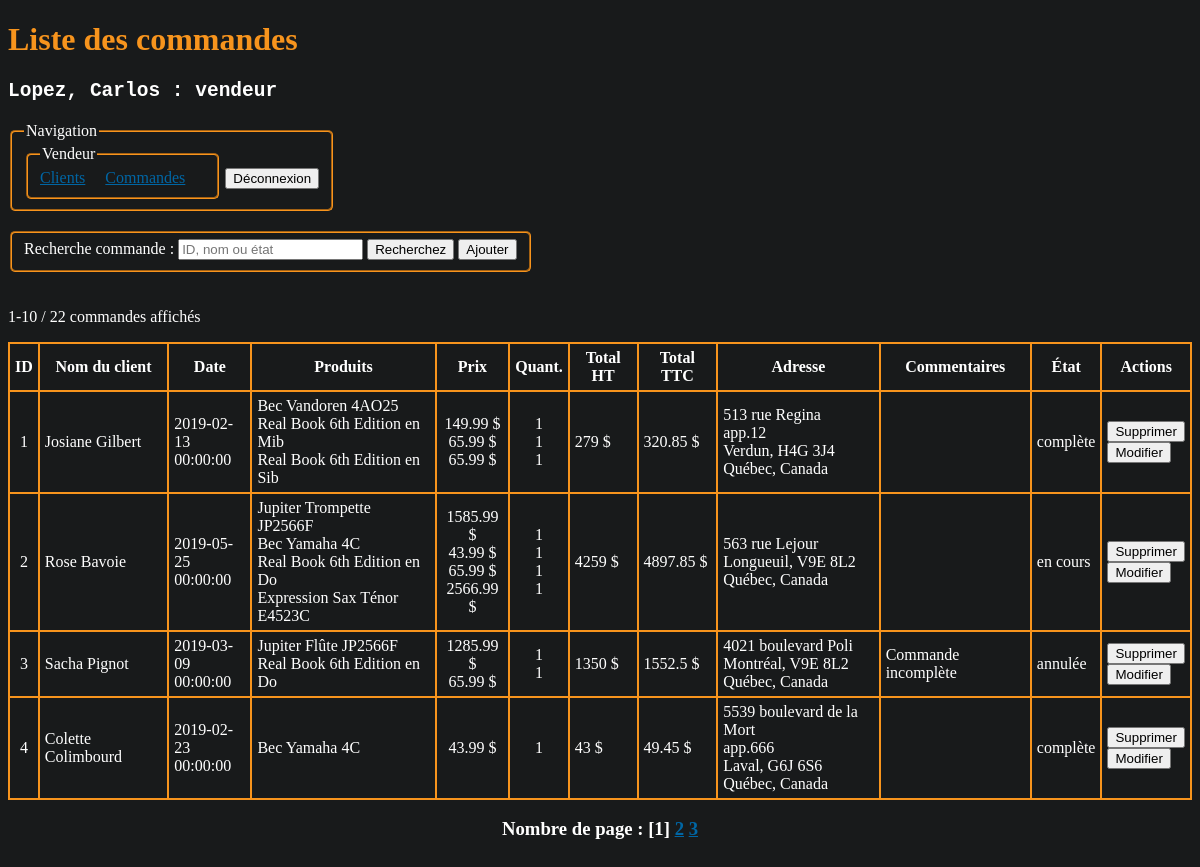
The page /commandes/index.php (signed in) on the database its author committed.
### tables this page shows
CREATE TABLE IF NOT EXISTS `commandes_produits` (
  `fk_commande_id` INT NOT NULL,
  `fk_produit_id` INT NOT NULL,
  `commande_produit_quantite` INT NOT NULL,
  PRIMARY KEY (`fk_produit_id`, `fk_commande_id`),
  INDEX `fk_commandes_has_produits_produits1_idx` (`fk_produit_id` ASC),
  INDEX `fk_commandes_has_produits_Commandes1_idx` (`fk_commande_id` ASC),
  CONSTRAINT `fk_commandes_has_produits_commandes1`
    FOREIGN KEY (`fk_commande_id`)
    REFERENCES `commandes` (`commande_id`)
    ON DELETE NO ACTION
    ON UPDATE NO ACTION,
  CONSTRAINT `fk_commandes_has_produits_produits1`
    FOREIGN KEY (`fk_produit_id`)
    REFERENCES `produits` (`produit_id`)
    ON DELETE NO ACTION
    ON UPDATE NO ACTION);

CREATE TABLE IF NOT EXISTS `commandes` (
  `commande_id` INT NOT NULL AUTO_INCREMENT,
  `commande_date` TIMESTAMP NOT NULL DEFAULT CURRENT_TIMESTAMP,
  `commande_adresse` VARCHAR(255) NOT NULL,
  `commande_adresse2` VARCHAR(255) NULL,
  `commande_adresse_ville` VARCHAR(255) NOT NULL,
  `commande_adresse_cp` VARCHAR(255) NOT NULL,
  `commande_etat` VARCHAR(255) NOT NULL DEFAULT "en cours",
  `commande_commentaires` VARCHAR(255) NULL,
  `fk_client_id` INT NOT NULL,
  PRIMARY KEY (`commande_id`),
  INDEX `fk_commandes_clients_idx` (`fk_client_id` ASC),
  CONSTRAINT `fk_commandes_clients`
    FOREIGN KEY (`fk_client_id`)
    REFERENCES `clients` (`client_id`)
    ON DELETE NO ACTION
    ON UPDATE NO ACTION);

### inc/sql.php (called while the page is built, shortened)
    <?php
function NombreCommandes($conn)
{
    $req = "SELECT COUNT(commande_id) AS 'nombre' FROM commandes";
    if ($result = mysqli_query($conn, $req)) {
        $nbResult = mysqli_num_rows($result);
        if ($nbResult) {
            mysqli_data_seek($result, 0);
            $row = mysqli_fetch_array($result, MYSQLI_ASSOC);
            $nombre = $row["nombre"];
        }
        return $nombre;
    } else {
        errSQL($conn);
        exit;
    }
}
function ListerCommandes($conn, $recherche = "", $offset, $nbrParPage)
{
    $recherche = "%" . $recherche . "%";
    $req = "SELECT
    C.commande_id as 'commande_id',
    CONCAT(CL.client_prenom, ' ', CL.client_nom) as 'client_nom',
    SUBSTRING(C.commande_date, 1, 10) as 'date',
    SUBSTRING(C.commande_date, 12, 8) as 'heure',
    P.produit_nom as 'produit',
    CP.commande_produit_quantite as 'quantite',
    P.produit_prix as 'prix',
    C.commande_adresse as 'adresse',
    C.commande_adresse2 as 'adresse2',
    C.commande_adresse_ville as 'adresse_ville',
    C.commande_adresse_cp as 'adresse_cp',
    C.commande_commentaires as 'commentaires',
    C.commande_etat as 'etat'
    FROM
        commandes as C
    INNER JOIN
        commandes_produits as CP on CP.fk_commande_id = C.commande_id
    INNER JOIN
        produits as P on P.produit_id = CP.fk_produit_id
    INNER JOIN
        clients as CL on CL.client_id = C.fk_client_id
    WHERE (CL.client_prenom LIKE '$recherche') OR (CL.client_nom LIKE '$recherche') OR (C.commande_id LIKE '$recherche') OR (C.commande_etat LIKE '$recherche')
    ORDER BY `commande_id` ASC
    LIMIT $offset, $nbrParPage";
    if ($result = mysqli_query($conn, $req, MYSQLI_STORE_RESULT)) {
        $nbResult = mysqli_num_rows($result);
        $liste = array();
        if ($nbResult) {
            mysqli_data_seek($result, 0);
            $commande_id = "";
            $commande_client = "";
            $commande_date = "";
            $commande_heure = "";
            $commande_produit = "";
            $commande_produit_quantite = "";
            $commande_produit_prix = "";
            $commande_total_HT = "";
            $commande_total_TTC = "";
            $commande_adresse = "";
            $commande_adresse2 = "";
            $commande_adresse_ville = "";
            $commande_adresse_cp = "";
            $commande_commentaires = "";
            $commande_etat = "";
            while ($row = mysqli_fetch_array($result, MYSQLI_ASSOC)) {
                if ($commande_id !== $row['commande_id']) {
                    if ($commande_id !== "") {
                        $liste[] = array(
                            'commande_id' => $commande_id,
                            'commande_client' => $commande_client,
                            'commande_date' => $commande_date,
                            'commande_heure' => $commande_heure,
                            'commande_produit' => $commande_produit,
                            'commande_produit_quantite' => $commande_produit_quantite,
                            'commande_produit_prix' => $commande_produit_prix,
                            'commande_total_ht' => $commande_total_HT,
                            'commande_total_ttc' => $commande_total_TTC,
                            'commande_adresse' => $commande_adresse,
                            'commande_adresse2' => $commande_adresse2,
                            'commande_adresse_ville' => $commande_adresse_ville,
                            'commande_adresse_cp' => $commande_adresse_cp,
                            'commande_commentaires' => $commande_commentaires,
                            'commande_etat' => $commande_etat
                        );
                    }
                    $commande_id = $row['commande_id'];
                    $commande_client = $row['client_nom'];
                    $commande_date = $row['date'];
                    $commande_heure = $row['heure'];
                    $commande_produit = [];
                    $commande_produit_prix = [];
                    $commande_produit_quantite = [];
                    $commande_adresse = $row['adresse'];
                    $commande_adresse2 = $row['adresse2'];
                    $commande_adresse_ville = $row['adresse_ville'];
                    $commande_adresse_cp = $row['adresse_cp'];
                    $commande_commentaires = $row['commentaires'];
                    $commande_etat = $row['etat'];
                }
                $commande_produit[] = $row['produit'];
                $commande_produit_prix[] = $row['prix'] . " $";
                $commande_produit_quantite[] = $row['quantite'];
                $commande_total_HT = 0;
                for ($i = 0; $i < count($commande_produit_prix); ++$i) {
                    $commande_total_HT = $commande_total_HT + intval($commande_produit_prix[$i]);
                }
                $commande_total_TTC = $commande_total_HT * 1.15;
                $commande_total_HT = $commande_total_HT . " $";
                $commande_total_TTC = $commande_total_TTC . " $";
            }
            $liste[] = array(
                'commande_id' => $commande_id,
                'commande_client' => $commande_client,
                'commande_date' => $commande_date,
                'commande_heure' => $commande_heure,
                'commande_produit' => $commande_produit,
                'commande_produit_prix' => $commande_produit_prix,
                'commande_produit_quantite' => $commande_produit_quantite,
                'commande_total_ht' => $commande_total_HT,
                'commande_total_ttc' => $commande_total_TTC,
                'commande_adresse' => $commande_adresse,
                'commande_adresse2' => $commande_adresse2,
                'commande_adresse_ville' => $commande_adresse_ville,
                'commande_adresse_cp' => $commande_adresse_cp,
                'commande_commentaires' => $commande_commentaires,
                'commande_etat' => $commande_etat
            );
            return $liste;
        } else {
            errSQL($conn);
            exit;
        }
    }
}
            mysqli_rollback($conn); ?>

### commandes/index.php (the view, shortened to what this page needs)
<?php
require_once("../inc/sql.php");
$recherche = isset($_POST['recherche']) ? trim($_POST['recherche']) : "";
$nombreCommandes = NombreCommandes($conn);
$nombrePages = ceil($nombreCommandes / 10);
$pageActuelle = 1;
if (isset($_GET['page'])) {
    $pageActuelle = $_GET['page'];
} elseif ($pageActuelle > $nombrePages) {
    $pageActuelle = $nombrePages;
} else {
    $pageActuelle = 1;
}
$offset = ($pageActuelle - 1) * 10;
$nbrParPage =
$liste = ListerCommandes($conn, $recherche, $offset, 10);
?>
<!DOCTYPE html>
<html lang="fr">
<head>
    <link rel="stylesheet" href="../assets/css/main.css">
</head>
<body>
    <h1>Liste des commandes</h1>
    <h2>
        <pre><?= $_SESSION['utilisateur']["utilisateur_nom"] . ", " . $_SESSION['utilisateur']["utilisateur_prenom"] . " : " . $_SESSION['utilisateur']["utilisateur_type"] ?></pre>
    </h2>
    <?php include("../menu.php"); ?>
    <form id="recherche" action="" method="post">
        <fieldset>
            <label>Recherche commande : </label>
            <input type="text" name="recherche" value="<?= $recherche ?>" placeholder="ID, nom ou état">
            <input type="submit" value="Recherchez">
            <button class="ajout"><a href="ajout.php">Ajouter</a></button>
        </fieldset>
    </form>
    <p><?= $offset + 1 ?>-<?= (($offset + 1) + 9) > $nombreCommandes ? $nombreCommandes : (($offset + 1) + 9) ?> / <?= $nombreCommandes ?> commandes affichés</p>
    <table>
        <tr>
            <th>ID</th>
            <th>Nom du client</th>
            <th>Date</th>
            <th>Produits</th>
            <th>Prix</th>
            <th>Quant.</th>
            <th>Total HT</th>
            <th>Total TTC</th>
            <th>Adresse</th>
            <th>Commentaires</th>
            <th>État</th>
            <th>Actions</th>
        </tr>
        <?php
        foreach ($liste as $row) :
        ?>
            <tr>
                <td style="text-align: center;"><?= $row["commande_id"] ?></td>
                <td><?= $row["commande_client"] ?></td>
                <td><?= $row["commande_date"] . "<br>" . $row["commande_heure"] ?></td>
                <td><?= implode("<br>", $row["commande_produit"]) ?></td>
                <td style="text-align: center;"><?= implode("<br>", $row["commande_produit_prix"]) ?></td>
                <td style="text-align: center;"><?= implode("<br>", $row["commande_produit_quantite"]) ?></td>
                <td><?= $row["commande_total_ht"] ?></td>
                <td><?= $row["commande_total_ttc"] ?></td>
                <td><?php echo $row["commande_adresse"];
                    echo isset($row["commande_adresse2"]) ? "<br>" . $row["commande_adresse2"] : "";
                    echo "<br>" . $row["commande_adresse_ville"] . ", " . $row["commande_adresse_cp"] .
                        "<br>Québec, Canada" ?></td>
                <td><?= $row["commande_commentaires"] ?></td>
                <td><?= $row["commande_etat"] ?></td>
                <td>
                    <form action="" method="post">
                        <input type="submit" value="Supprimer">
                    </form>
                    <form action="" method="post">
                        <input type="submit" value="Modifier">
                    </form>
                </td>
            </tr>
        <?php endforeach; ?>
    </table>
    <h3 class="pagination">Nombre de page :
        <?php
        for ($i = 1; $i <= $nombrePages; ++$i) {
            if ($i == $pageActuelle) {
                echo "[" . $i . "] ";
            } else {
                echo "<a href=index.php?page=" . $i . ">" . $i . "</a> ";
            }
        }
        ?>
    </h3>
</body>
</html>

### assets/css/style.css (style rules this page uses)
body { background-color: #181a1b; color: white; padding-bottom: 200px; }
h1 { color: #F7941D; }
a { color: #0066a4; }
button a { text-decoration: none; color: black; }
fieldset { display: inline; border-radius: 5px; border-color: #F7941D ; margin-bottom: 20px; }
table { border-collapse: collapse; }
table,th, td { border: 2px solid #F7941D; }
th, td { padding: 5px; }
.pagination { text-align: center; }

### rows shown on the page
commandes_produits: fk_commande.commande_id "4", commande_client "Colette Colimbourd", commande_date "2019-02-23", commande_heure "00:00:00", commande_produit "Bec Yamaha 4C", commande_produit_prix "43.99 $", commande_produit_quantite "1", commande_total_ht "43 $", commande_total_ttc "49.45 $", fk_commande.commande_adresse "5539 boulevard de la Mort", fk_commande.commande_adresse2 "app.666", fk_commande.commande_adresse_ville "Laval", fk_commande.commande_adresse_cp "G6J 6S6", fk_commande.commande_etat "complète"

### other values the page prints
$_SESSION['utilisateur']["utilisateur_nom"] "Lopez"
$_SESSION['utilisateur']["utilisateur_prenom"] "Carlos"
$_SESSION['utilisateur']["utilisateur_type"] "vendeur"
$offset + 1 "1"
$nombreCommandes "22"
$row["commande_id"] "1"
$row["commande_client"] "Josiane Gilbert"
$row["commande_date"] "2019-02-13"
$row["commande_heure"] "00:00:00"
implode("<br>", $row["commande_produit"]) "Bec Vandoren 4AO25 Real Book 6th Edition en Mib Real Book 6th Edition en Sib"
implode("<br>", $row["commande_produit_prix"]) "149.99 $ 65.99 $ 65.99 $"
implode("<br>", $row["commande_produit_quantite"]) "1 1 1"
$row["commande_total_ht"] "279 $"
$row["commande_total_ttc"] "320.85 $"
$row["commande_adresse"] "513 rue Regina"
